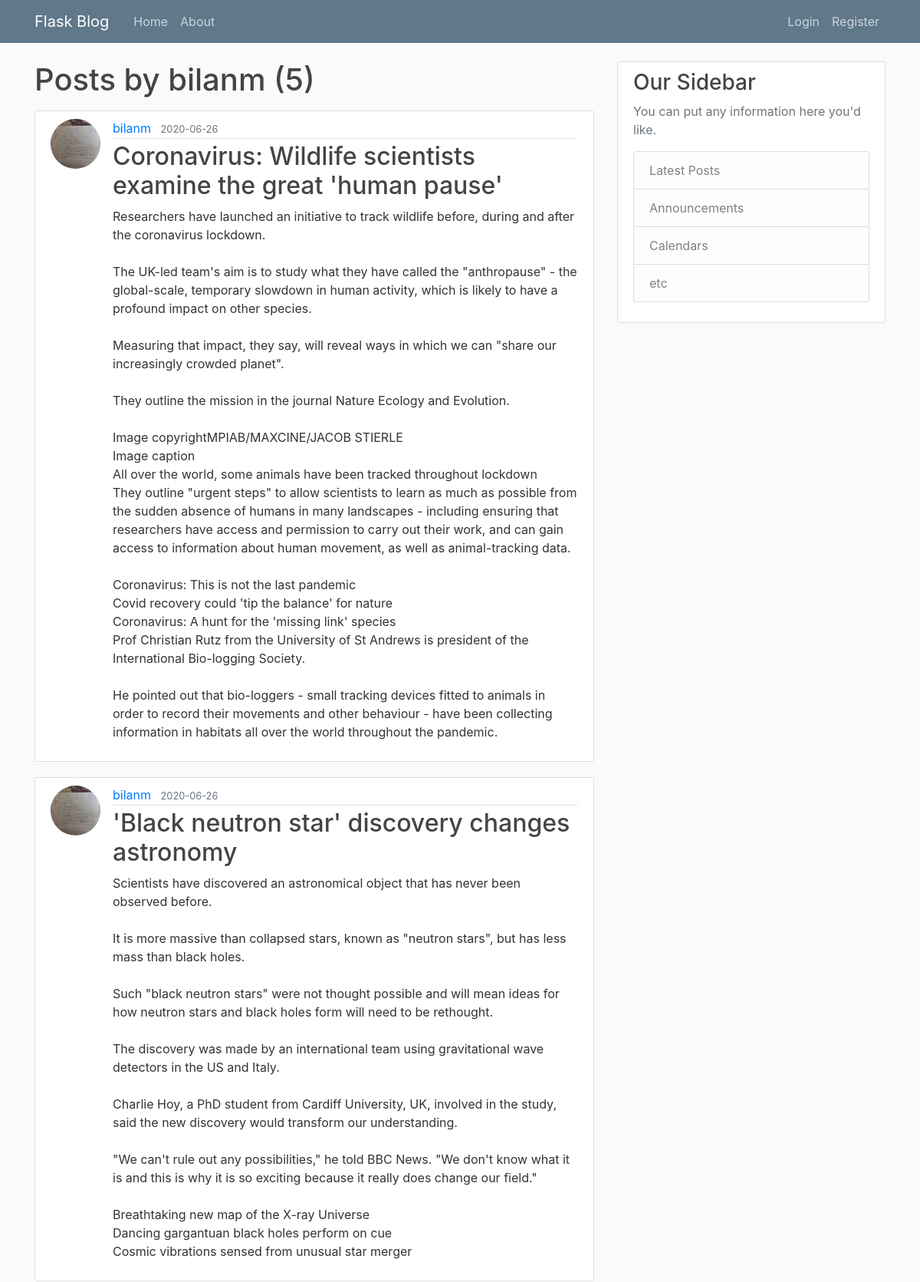
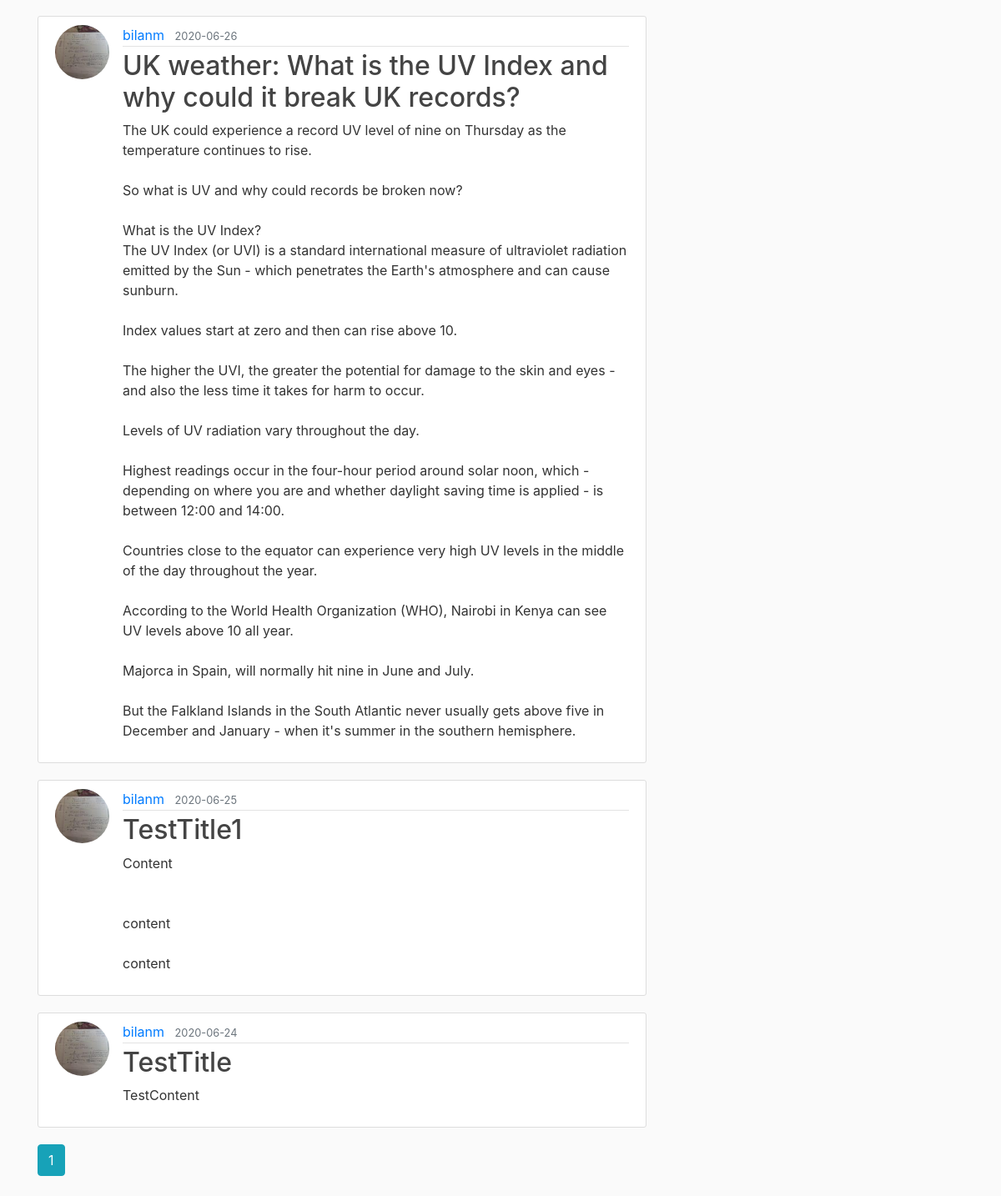
The app's page /user/bilanm with its own data (2 pictures, top to bottom).
### flaskblog/models.py (models this page shows, shortened)
class User(db.Model, UserMixin):
    id = db.Column(db.Integer, primary_key=True)
    username = db.Column(db.String(20), unique=True, nullable=False)
    email = db.Column(db.String(120), unique=True, nullable=False)
    image_file = db.Column(db.String(20), nullable=False, default='default.jpg')
    password = db.Column(db.String(60), nullable=False)
    posts = db.relationship('Post', backref='author', lazy=True)

class Post(db.Model):
    id = db.Column(db.Integer, primary_key=True)
    title = db.Column(db.String(100), nullable=False)
    date_posted = db.Column(db.DateTime, nullable=False, default=datetime.utcnow)
    content = db.Column(db.Text, nullable=False)
    user_id = db.Column(db.Integer, db.ForeignKey('user.id'), nullable=False)

### flaskblog/users/routes.py (the view)
@users.route("/user/<string:username>")
def user_post(username):
    page = request.args.get('page', 1, type=int)
    user = User.query.filter_by(username=username).first_or_404()
    posts = Post.query.filter_by(author=user)\
        .order_by(Post.date_posted.desc())\
        .paginate(page=page, per_page=5)
    return render_template('user_posts.html', posts=posts, user=user)

### flaskblog/templates/user_posts.html
{% extends "layout.html" %}
{% block content %}
    <h1 class="mb-3">Posts by {{ user.username }} ({{ posts.total }})</h1>
    {% for post in posts.items %}
        <article class="media content-section">
          <img class="rounded-circle article-img" src="{{ url_for('static', filename='profile_pics/' + post.author.image_file) }}">
          <div class="media-body">
            <div class="article-metadata">
              <a class="mr-2" href="{{ url_for('users.user_post', username=post.author.username) }}">{{ post.author.username }}</a>
              <small class="text-muted">{{ post.date_posted.strftime('%Y-%m-%d') }}</small>
            </div>
            <h2><a class="article-title" href="{{ url_for('posts.post', post_id=post.id) }}">{{ post.title }}</a></h2>
            <p class="article-content">{{ post.content }}</p>
          </div>
        </article>
    {% endfor %}
    {% for page_num in posts.iter_pages(left_edge=1, right_edge=1, left_current=1, right_current=2) %}
      {% if page_num %}
        {% if posts.page == page_num %}
          <a class="btn btn-info mb-4" href="{{ url_for('users.user_post', username=user.username, page=page_num) }}">{{ page_num }}</a>
        {% else %}
          <a class="btn btn-outline-info mb-4" href="{{ url_for('users.user_post', username=user.username, page=page_num) }}">{{ page_num }}</a>
        {% endif %}
      {% else %}
        ...
      {% endif %}
    {% endfor %}
{% endblock content %}

### flaskblog/static/main.css (style rules this page uses)
body { background: #fafafa; color: #333333; margin-top: 5rem; }
h1, h2, h3, h4, h5, h6 { color: #444444; }
.content-section { background: #ffffff; padding: 10px 20px; border: 1px solid #dddddd; border-radius: 3px; margin-bottom: 20px; }
.article-title { color: #444444; }
.article-content { white-space: pre-line; }
.article-img { height: 65px; width: 65px; margin-right: 16px; }
.article-metadata { padding-bottom: 1px; margin-bottom: 4px; border-bottom: 1px solid #e3e3e3 }

### records on screen
User: username "bilanm"
Post: image_file (picture), author.username "bilanm", date_posted "2020-06-26", title "Coronavirus: Wildlife scientists examine the great 'human pause'", content "Researchers have launched an initiative to track wildlife before, during and after the coronavirus lockdown. The UK-led team's aim is to study what they have called the \"anthropause\" - the global-scale, temporary slowdown in human activity, which is likely to have a profound impact on other species. Measuring that impact, they say, will reveal ways in which we can \"share our increasingly crowded planet\". They outline the mission in the journal Nature Ecology and Evolution. Image copyrightMPIAB/MAXCINE/JACOB STIERLE Image caption All over the world, some animals have been tracked throughout lockdown They outline \"urgent steps\" to allow scientists to learn as much as possible from the sudden…"
Post: image_file (picture), author.username "bilanm", date_posted "2020-06-26", title "'Black neutron star' discovery changes astronomy", content "Scientists have discovered an astronomical object that has never been observed before. It is more massive than collapsed stars, known as \"neutron stars\", but has less mass than black holes. Such \"black neutron stars\" were not thought possible and will mean ideas for how neutron stars and black holes form will need to be rethought. The discovery was made by an international team using gravitational wave detectors in the US and Italy. Charlie Hoy, a PhD student from Cardiff University, UK, involved in the study, said the new discovery would transform our understanding. \"We can't rule out any possibilities,\" he told BBC News. \"We don't know what it is and this is why it is so exciting because…"
Post: image_file (picture), author.username "bilanm", date_posted "2020-06-26", title "UK weather: What is the UV Index and why could it break UK records?", content "The UK could experience a record UV level of nine on Thursday as the temperature continues to rise. So what is UV and why could records be broken now? What is the UV Index? The UV Index (or UVI) is a standard international measure of ultraviolet radiation emitted by the Sun - which penetrates the Earth's atmosphere and can cause sunburn. Index values start at zero and then can rise above 10. The higher the UVI, the greater the potential for damage to the skin and eyes - and also the less time it takes for harm to occur. Levels of UV radiation vary throughout the day. Highest readings occur in the four-hour period around solar noon, which - depending on where you are and whether daylight…"
Post: image_file (picture), author.username "bilanm", date_posted "2020-06-25", title "TestTitle1", content "Content content content"
Post: image_file (picture), author.username "bilanm", date_posted "2020-06-24", title "TestTitle", content "TestContent"

### other values on screen
{{ posts.total }} "5"
{{ page_num }} "1"
